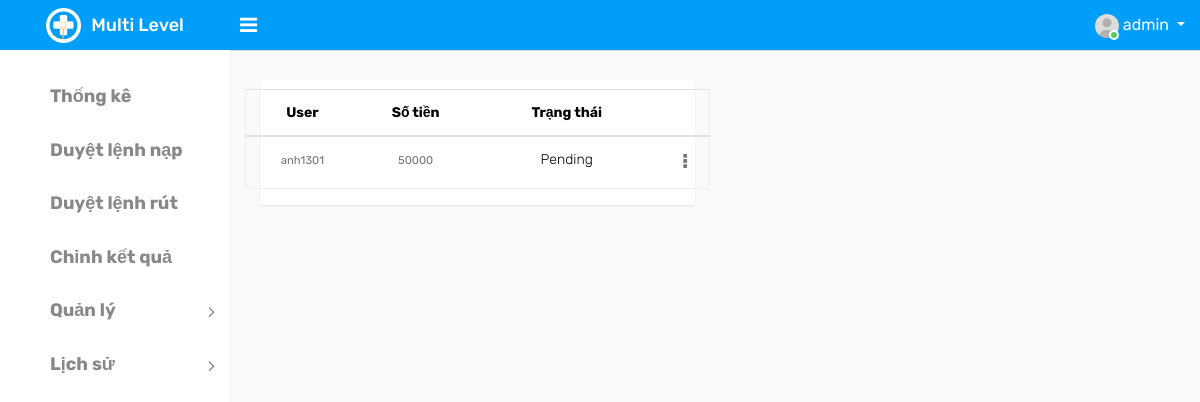
Screenshot of /list_accept_input_money/ (signed in) with the database file from the repository.
### ModuleApp/models.py (models this page shows, shortened)
class User(AbstractUser):
    id = models.UUIDField(primary_key=True, default=uuid.uuid4, editable=False)
    code = models.IntegerField(null=True)
    wallet = models.IntegerField(default=0)
    wallet_password = models.CharField(max_length=6, null=True, default=None)
    type_choice = ((0, 'Normal'), (1, 'Admin'), (2, 'Staff'), (3, 'Guest'))
    type = models.IntegerField(choices=type_choice, default=0)
    referrer = models.IntegerField(null=True)
    create_at = models.DateTimeField(auto_now_add=True)
    update_at = models.DateTimeField(auto_now=True)

class InputMoney(models.Model):
    id = models.UUIDField(primary_key=True, default=uuid.uuid4, editable=False)
    create_at = models.DateTimeField(auto_now_add=True)
    value = models.IntegerField(null=False)
    value_control = models.IntegerField(null=True)
    value_real = models.IntegerField(null=True)
    detail = models.CharField(max_length=255)
    status_choice = (('Pending', 'Pending'), ('Success', 'Success'), ('Fail', 'Fail'))
    status = models.CharField(choices=status_choice, default='Pending', max_length=20)
    user = models.ForeignKey(
        User, on_delete=models.CASCADE, related_name='input_money'
    )

### MultiLevelApp/decorators.py (the view)
    def function(request, *args, **kwargs):
        user=request.user.username
        if user=='admin':
            return view_func(request, *args, **kwargs)
        else:
            return HttpResponse("Chức năng này chỉ dành cho Admin!")

### ModuleApp/views.py (called while the page is built)
@admin_only
@login_required
def list_accept_input_money(request):
    inputMoney=InputMoney.objects.filter(status='Pending')
    print(inputMoney.count())
    context={'data': inputMoney}
    return render(request, 'home/listacceptinputmoney.html', context)

### templates/home/listacceptinputmoney.html (shortened to what this page needs)
{% extends 'index/index.html' %}
{% block content %}
<div class="d-flex flex" id="content-body">
    <div class="d-flex flex-column flex card">
        <div class="padding">
            <div class="row ">
                <table id="table" class="table" data-mobile-responsive="true"
                    style="text-align: center;margin-top: 9px;">
                    <thead>
                        <tr>
                            <th data-sortable="true" data-field="stt" style="width: 3cm;">User</th>
                            <th data-sortable="true" data-field="stt" style="width: 3cm;">Số tiền</th>
                            <th data-sortable="true" data-field="bsx" style="width: 5cm;">Trạng thái</th>
                            <th></th>
                        </tr>
                    </thead>
                    <tbody>
                        {% for i in data %}
                        <tr class=" " data-id="5">
                            <td style="min-width:20px;">
                                <small class="text-muted">{{ i.user }}</small>
                            </td>
                            <td style="min-width:20px;">
                                <small class="text-muted">{{ i.value }}</small>
                            </td>
                            <td>{{i.status}}</td>
                            <td class="text-right">
                                <div class="dropdown dropdown-action">
                                    <a href="#" class="action-icon dropdown-toggle" data-toggle="dropdown"
                                        aria-expanded="false"><i class="fa fa-ellipsis-v"></i></a>
                                </div>
                            </td>
                        </tr>
                        {% endfor %}
                    </tbody>
                </table>
            </div>
        </div>
    </div>
</div>
{% endblock %}

### templates/index/index.html (shortened to what this page needs)
{% load static %}
<!DOCTYPE html>
<html lang="en">
<head>
    <link rel="stylesheet" type="text/css" href="{% static 'homepage/assets/css/bootstrap.min.css' %}">
    <link rel="stylesheet" type="text/css" href="{% static 'homepage/assets/css/font-awesome.min.css' %}">
    <link rel="stylesheet" type="text/css" href="{% static 'homepage/assets/css/style.css' %}">
</head>
<body>
    <div class="main-wrapper">
        <div class="header">
			<div class="header-left">
				<a href="" class="logo">
					<img src="{% static 'homepage/assets/img/logo.png' %}" width="35" height="35" alt=""><span>Multi Level</span>
				</a>
			</div>
			<a id="toggle_btn" href="javascript:void(0);"><i class="fa fa-bars"></i></a>
            <ul class="nav user-menu float-right">
                <li class="nav-item dropdown has-arrow">
                    <a href="#" class="dropdown-toggle nav-link user-link" data-toggle="dropdown">
                        <span class="user-img">
							<img class="rounded-circle" src="{% static 'homepage/assets/img/user.jpg' %}" width="24" alt="Admin">
							<span class="status online"></span>
						</span>
						<span>{{request.user.username}}</span>
                    </a>
                </li>
            </ul>
        </div>
        <div class="sidebar" id="sidebar">
            <div class="sidebar-inner slimscroll">
                <div id="sidebar-menu" class="sidebar-menu">
                    <ul>
                       <li class="menu-title"></li>
                        <li>
                        <a href=""><i></i> <span><h4><b>Thống kê</b></h4></span></a>
                        </li>
						<li>
                            <a href="{% url 'app:list_accept_input_money' %}"><i></i> <span><h4><b>Duyệt lệnh nạp</b></h4></span></a>
                        </li>
                        <li>
                            <a href="{% url 'app:list_accept_output_money' %}"><i></i> <span><h4><b>Duyệt lệnh rút</b></h4></span></a>
                        </li>
                        <li>
                            <a href=""><i></i> <span><h4><b>Chỉnh kết quả</b></h4></span></a>
                        </li>
                        <li class="submenu">
							<a href="#"><i></i> <span><h4><b>Quản lý</b></h4></span> <span class="menu-arrow"></span></a>
						</li>
						<li class="submenu">
							<a href="#"><i></i> <span><h4><b>Lịch sử</b></h4></span> <span class="menu-arrow"></span></a>
						</li>
                    </ul>
                </div>
            </div>
        </div>
        <div class="page-wrapper">
            <div class="content">
                {% block content %}
                {% endblock %}
            </div>
        </div>
    </div>
</body>
</html>

### rows the page displays
User: user.username "admin"
InputMoney: user "anh1301", value "50000", status "Pending"
